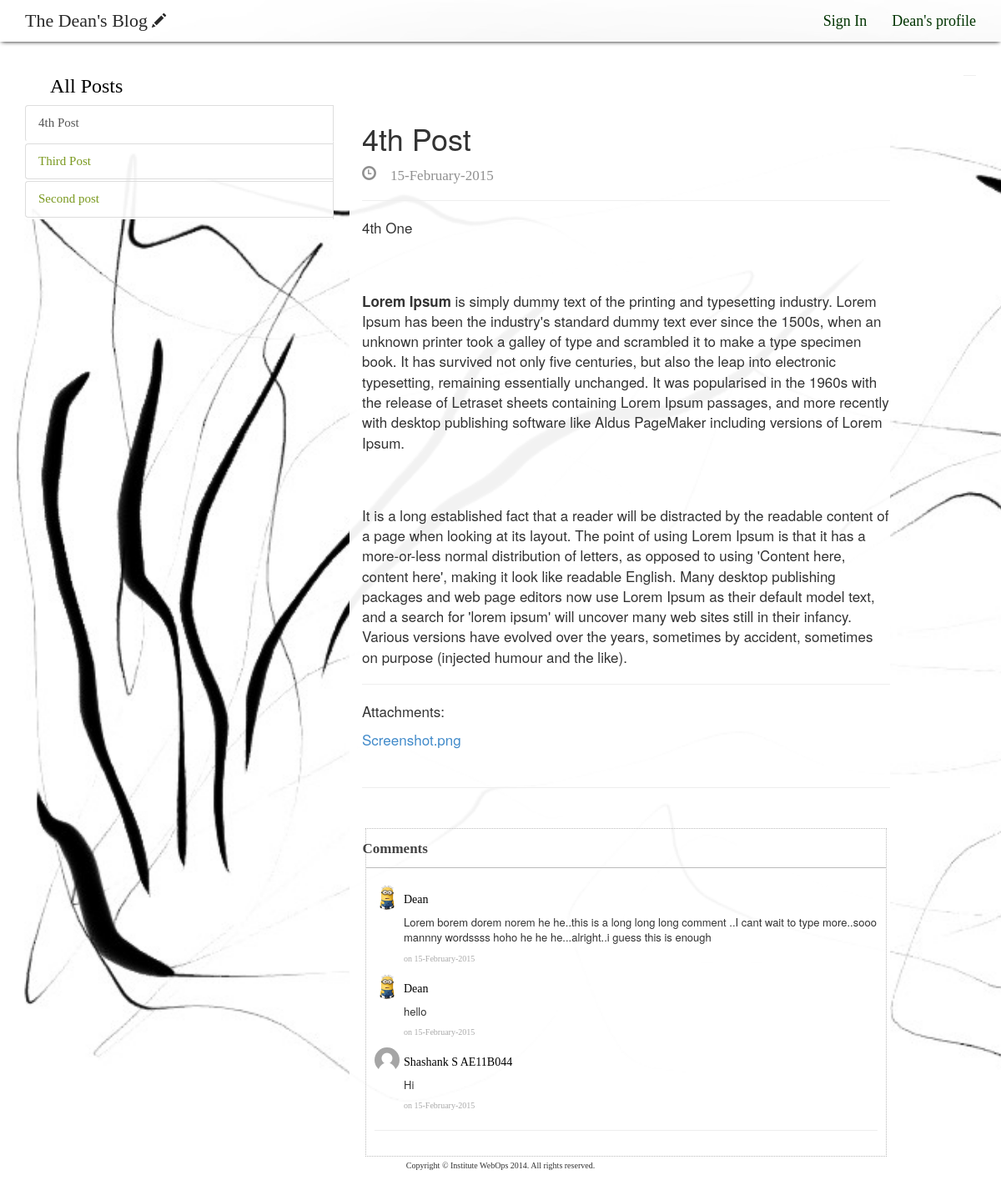
The page /view.php on the database its author committed.
### tables this page shows
CREATE TABLE IF NOT EXISTS `blog_posts` (
  `post_id` int(11) NOT NULL AUTO_INCREMENT,
  `post_title` varchar(250) NOT NULL,
  `content` text NOT NULL,
  `author_name` varchar(250) NOT NULL,
  `post_date` date NOT NULL,
  `comment` varchar(10) NOT NULL,
  `filename` varchar(500) NOT NULL,
  `publish` varchar(10) NOT NULL,
  PRIMARY KEY (`post_id`)
);

CREATE TABLE IF NOT EXISTS `comments` (
  `id` int(11) NOT NULL AUTO_INCREMENT,
  `author` varchar(50) NOT NULL,
  `comments` text NOT NULL,
  `postid` int(11) NOT NULL,
  `date` date NOT NULL,
  PRIMARY KEY (`id`)
);

### view.php (the view, shortened to what this page needs)
	<!DOCTYPE html>
<head>
	    <link href="css/bootstrap.css" rel="stylesheet">
	    <link href="css/stylesheet.css" rel="stylesheet">
</head>
<body>
	<div class='background'>
	<?php include 'header.php'; ?>
	<div class="container col-md-12 col-xs-12">
	<div class="row col-md-12 col-xs-12">
	    <div class="col-md-12 col-xs-12">
	       <h3 class="header">&nbsp&nbsp&nbsp&nbsp&nbspAll Posts</h3>
	       <div class="tabbable tabs-left">
		<ul class="nav nav-tabs col-md-4 col-xs-4">
		<?php
			$con = mysqli_connect("localhost", "root","testmysql123","DeanBlog") or die(mysql_error());
			$strSQL = "SELECT * FROM blog_posts ORDER BY post_id DESC";
			$query = mysqli_query($con,$strSQL);
			$i = 0;
			$sec = 0;
			while($row = mysqli_fetch_array($query)) {
				$sec = mysqli_real_escape_string($con, $_GET['sectionid']);
				if($sec == NULL) $sec = 0;
				if($i == $sec)echo' <li class="active"><a href="#'.$row['post_id'].'" data-toggle="tab">'.$row['post_title'].'</a></li>';
				else echo' <li><a href="#'.$row['post_id'].'" data-toggle="tab">'.$row['post_title'].'</a></li>';
				$i = $i+1;
			}
			echo '</ul>
			<div class="col-md-7 col-xs-7 tab-content">';
			$query1 = mysqli_query($con,$strSQL);
			$j = 0;
			while($row = mysqli_fetch_array($query1)) {
				if($j == $sec) {
					     echo '<div class="tab-pane active" id="'.$row['post_id'].'"><h1>'.$row['post_title'].'</h1><span id="lightcolor" class="glyphicon glyphicon-time">&nbsp'.date('d-F-Y',strtotime($row['post_date'])).'</span>';
					echo '<hr><p>'.$row['content'].'</p>';
                                $filenames = unserialize($row['filename']);
                                if (!$filenames){
                                     echo '<hr><p>No attachments</p>';
                                }else{
                                     echo '<hr><p>Attachments:</p>';
                                foreach($filenames as $file){
                                        echo "<a href='uploads/".$file."' target='_blank'>".$file."</a><br>";}
				}
					if($row['comment'] == "disable") {echo '<br><hr><br><p class = "fontpara" align="center"><em>Comments have been disabled for this post</em></p><br><br>';}
					else {include 'comments.php';}
					echo '</div>';
				}
				else {
						 if($row['comment'] == "disable") {echo '<br><hr><br><p class = "fontpara" align="center"><em>Comments have been disabled for this post</em></p><br><br>';}
					     else {include 'comments.php';}
				}
				$j = $j+1;
			}
	      ?>
	      </div>
	    </div>
	   </div>
	</div>
<?php include 'footer.php'; ?>
</body>
</html>

### header.php (shortened to what this page needs)
<?php
if(!$user && !$user_stud){
	echo '
	<header class="navbar navbar-inverse navbar-fixed-top bs-docs-nav" role="banner">
	    <div class="container">
		<div class="navbar-header">
		    <button class="navbar-toggle" type="button" data-toggle="collapse" data-target=".bs-navbar-collapse">
		        <span class="sr-only">Toggle navigation</span>
		        <span class="icon-bar"></span>
		        <span class="icon-bar"></span>
		        <span class="icon-bar"></span>
		    </button>
		    <a href="index.php" class="navbar-brand">The Dean\'s Blog<span class="glyphicon glyphicon-pencil pencil"></span></a>
		</div>
		<nav class="collapse navbar-collapse bs-navbar-collapse" role="navigation">
		<ul class="nav navbar-nav navbar-right">
		        <li><a href="login.php">Sign In</a></li>
			<li><a href="profile.php">Dean\'s profile</a></li>
		</ul>
		</nav>
	    </div>
	</header>';
}
?>

### comments.php (shortened to what this page needs)
<?php
echo'<br><hr><br>
	<div class=detailBox2>
    <div>
    <div class="titleBox">
      <label class="fontpara">&nbsp&nbsp&nbsp&nbsp&nbsp&nbspComments</label>
    </div>
  <div class="actionBox">
        <ul class="commentList">';
$postid = $row['post_id'];
$strSQLcom = "SELECT * FROM comments WHERE postid = '$postid' ORDER BY id";
$querycom = mysqli_query($con,$strSQLcom);
while($comment = mysqli_fetch_array($querycom)) {
		if ($comment['author'] != 'Dean') {
		echo'<li>
                <div class="commenterImage">
                  <img src="./css/images/blank.png" />
                </div>';
		}
		if ($comment['author'] == 'Dean') {
		echo'<li>
                <div class="commenterImage">
                  <img src="./css/images/minion.png" />
                </div>';
		}
		echo '
                <div class="commentText">
		    <h5 class="header">'.$comment['author'].'</h5>';
                   echo ' <p>'.$comment['comments'].'</p> <span class="date sub-text">on '.date('d-F-Y',strtotime($comment['date'])).'</span>
                </div>
                </li>';
}
echo '</ul><hr>';
echo '
    </div>
</div></div>';
?>

### footer.php
<div class="container">
    <hr>
    <p class="text-center">Copyright © Institute WebOps 2014. All rights reserved.</p>
</div>

### css/stylesheet.css (style rules this page uses)
body { margin-top: 70px; background-image:url('images/paint.jpg'); font-size:17px; background-size:cover; }
.nav-tabs { background-color: rgba(255,255,255,0.95); padding:0px; }
.tab-pane { background-color: rgba(255,255,255,0.95); padding-left:15px; height:100%; }
.navbar-inverse { box-shadow:0 2px 5px -2px black; }
.pencil { font-size:17px; margin: 0 5px ; }
.tab-content { padding:0px; }
.header { font-family: FontAwesome; color:black; }
#lightcolor { color:#909090; }
.fontpara { font-family:FontAwesome; }
.text-center { font-family:FontAwesome; text-align:center; font-size:10px; }
.detailBox2 { border:1px dotted #bbb; margin:4px; }
.titleBox { //background-color:#fdfdfd; padding:10px; margin: 0 0 0 -40px; font-size:17px; }
.titleBox label { color:#444; margin:0; display:inline-block; }
.commentList { padding:0; list-style:none; }
.commentList li { margin:0; margin-top:10px; }
.commentList li > div { display:table-cell; }
.commenterImage { width:30px; margin-right:5px; height:100%; float:left; }
.commenterImage img { width:100%; border-radius:50%; }
.commentText p { margin:0; font-size:13px; }
.sub-text { color:#aaa; font-family:verdana; font-size:10px; }
.actionBox { border-top:1px solid #bbb; padding:10px; }

### rows shown on the page
blog_posts: post_title "4th Post", post_date "15-February-2015", content "4th One Lorem Ipsum is simply dummy text of the printing and typesetting industry. Lorem Ipsum has been the industry's standard dummy text ever since the 1500s, when an unknown printer took a galley of type and scrambled it to make a type specimen book. It has survived not only five centuries, but also the leap into electronic typesetting, remaining essentially unchanged. It was popularised in the 1960s with the release of Letraset sheets containing Lorem Ipsum passages, and more recently with desktop publishing software like Aldus PageMaker including versions of Lorem Ipsum. It is a long established fact that a reader will be distracted by the readable content of a page when looking at its…", filename "Screenshot.png"
blog_posts: post_title "Third Post"
blog_posts: post_title "Second post"
comments: author "Dean", comments "Lorem borem dorem norem he he..this is a long long long comment ..I cant wait to type more..sooo mannny wordssss hoho he he he...alright..i guess this is enough", date "15-February-2015"
comments: author "Dean", comments "hello", date "15-February-2015"
comments: author "Shashank S AE11B044", comments "Hi", date "15-February-2015"
